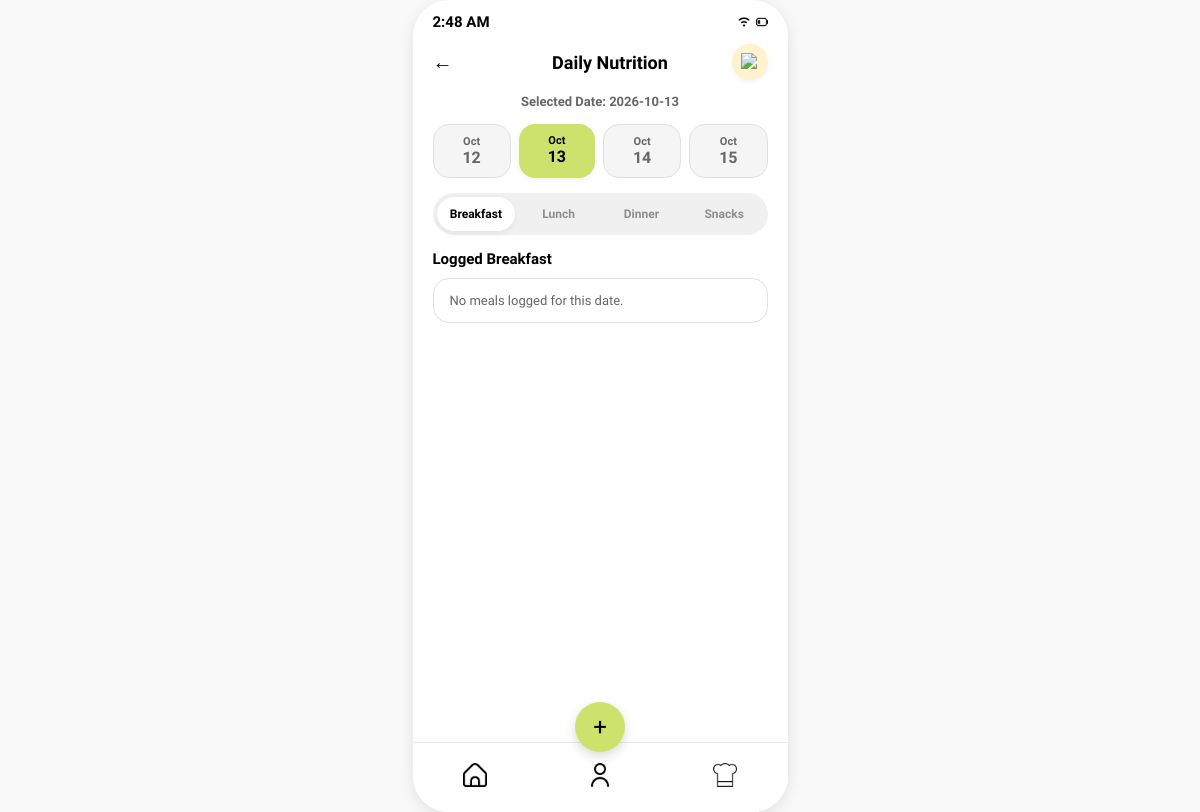
Page /daily_menu (signed in) on the earlier database version.
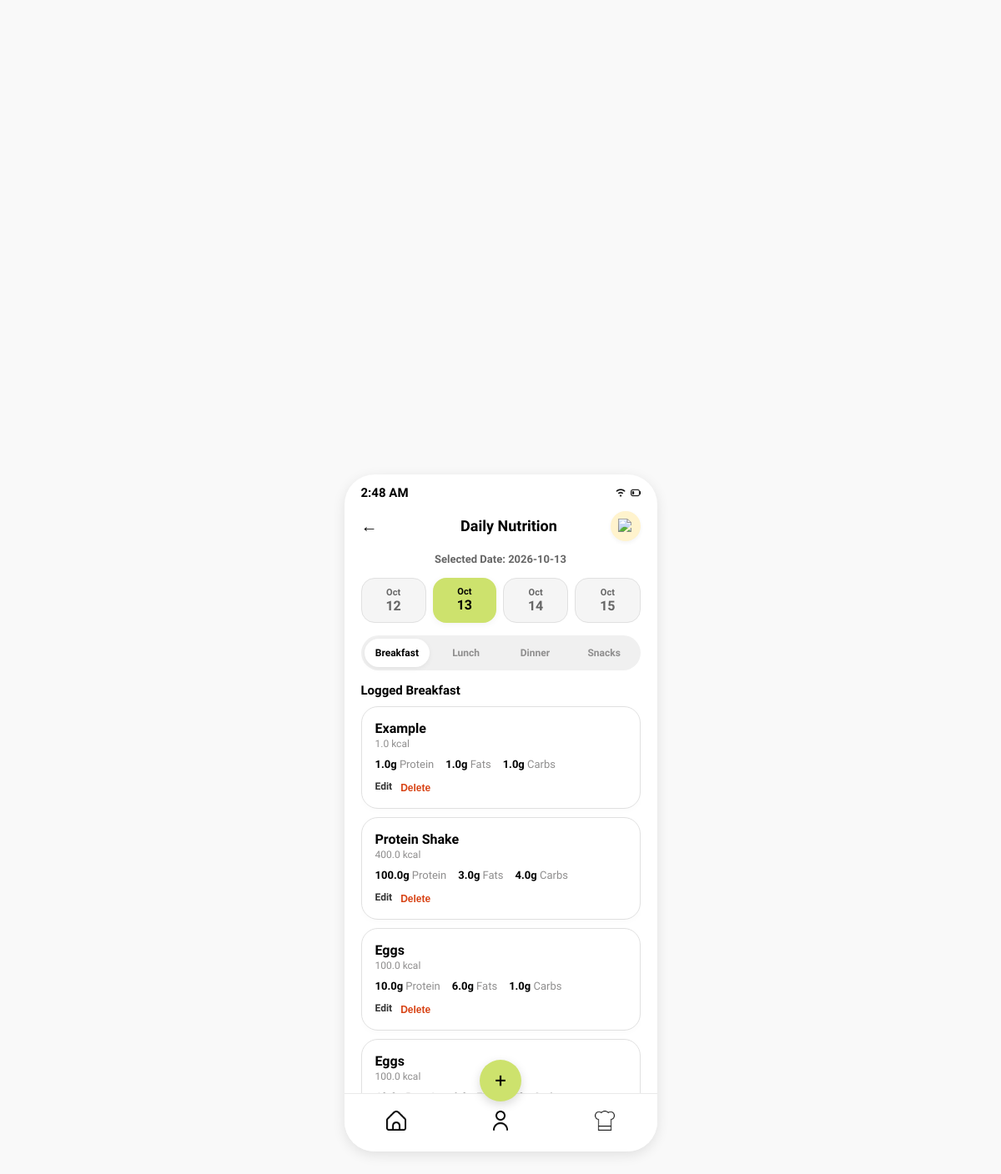
Same page on the later database version.
### tables this page shows
CREATE TABLE meal_logs (
            id INTEGER PRIMARY KEY AUTOINCREMENT,
            user_id INTEGER NOT NULL,
            food_item_id INTEGER,
            meal_date TEXT NOT NULL,
            meal_type TEXT NOT NULL CHECK (meal_type IN ('Breakfast', 'Lunch', 'Dinner', 'Snacks')),
            food_name TEXT NOT NULL,
            calories REAL NOT NULL,
            protein_grams REAL NOT NULL,
            carbohydrate_grams REAL NOT NULL,
            fat_grams REAL NOT NULL,
            created_at TEXT NOT NULL DEFAULT CURRENT_TIMESTAMP,
            FOREIGN KEY (user_id) REFERENCES users(id) ON DELETE CASCADE,
            FOREIGN KEY (food_item_id) REFERENCES food_items(id) ON DELETE SET NULL
        );

### app.py (the view)
@app.get("/daily_menu")
def daily_menu():
    selected_day, date_options = get_compact_date_options(request.args.get("date"))
    selected_date = selected_day.isoformat()
    selected_meal = request.args.get("meal", "Breakfast")
    if selected_meal not in MEAL_TYPES:
        selected_meal = "Breakfast"
    logged_meals = []
    user_id = active_demo_user_id()
    if user_id is not None:
        with get_database_connection() as connection:
            logged_meals = connection.execute(
                """
                SELECT id, food_name, calories, protein_grams, fat_grams,
                       carbohydrate_grams
                FROM meal_logs
                WHERE user_id = ? AND meal_date = ? AND meal_type = ?
                ORDER BY created_at, id
                """,
                (user_id, selected_date, selected_meal),
            ).fetchall()
    return render_template(
        "daily_menu.html",
        selected_date=selected_date,
        selected_meal=selected_meal,
        date_options=date_options,
        logged_meals=logged_meals,
    )

### app.py (called while the page is built)
def get_database_connection():
    return open_database_connection(app.config["DATABASE"])

def active_demo_user_id():
    user_id = session.get("user_id")
    if user_id is None:
        return None
    with get_database_connection() as connection:
        user = connection.execute(
            "SELECT id FROM users WHERE id = ?", (user_id,)
        ).fetchone()
    return user["id"] if user is not None else None

def get_compact_date_options(requested_date):
    try:
        selected_date = (
            date.fromisoformat(requested_date) if requested_date else date.today()
        )
    except (TypeError, ValueError):
        selected_date = date.today()
    date_options = []
    for offset in (-1, 0, 1, 2):
        option_date = selected_date + timedelta(days=offset)
        date_options.append(
            {
                "value": option_date.isoformat(),
                "month": option_date.strftime("%b"),
                "day": option_date.day,
                "is_selected": option_date == selected_date,
            }
        )
    return selected_date, date_options

### database.py (called while the page is built)
def get_database_connection(database_path):
    connection = sqlite3.connect(database_path)
    connection.row_factory = sqlite3.Row
    connection.execute("PRAGMA foreign_keys = ON")
    return connection

### templates/daily_menu.html (shortened to what this page needs)
<!DOCTYPE html>
<html lang="en">
<head>
    <link rel="stylesheet" href="{{ url_for('static', filename='style.css') }}">
</head>
<body>
    <div class="phone-screen" style="justify-content: flex-start; padding: 25px 20px; position: relative;">
        <div class="status-bar">
            <span id="live-est-clock">9:41</span>
            <div class="icons">
                <img src="{{ url_for('static', filename='wifi.png') }}" alt="Wi-Fi">
                <img src="{{ url_for('static', filename='battery.png') }}" alt="Battery">
            </div>
        </div>
        <div style="display: flex; justify-content: space-between; align-items: center; width: 100%; margin-top: 25px; margin-bottom: 20px; position: relative;">
            <a href="{{ url_for('dashboard', date=selected_date) }}" style="font-size: 20px; color: #000; text-decoration: none; font-weight: bold;">←</a>
            <h2 style="font-size: 18px; font-weight: 700; margin: 0 auto; color: #000000;">Daily Nutrition</h2>
            <div style="background: #FFF3CD; border-radius: 50%; width: 36px; height: 36px; display: flex; align-items: center; justify-content: center; box-shadow: 0 2px 5px rgba(0,0,0,0.05); position: absolute; right: 0;">
                <img src="{{ url_for('static', filename='bell.png') }}" alt="Notification Bell" style="width: 18px; height: 18px; object-fit: contain;">
            </div>
        </div>
        <div style="width: 100%; flex: 1; overflow-y: auto; padding-bottom: 100px; display: flex; flex-direction: column; gap: 15px; box-sizing: border-box;">
            <div style="font-size: 13px; color: #666; font-weight: 600; text-align: center;">Selected Date: {{ selected_date }}</div>
            <div style="display: flex; justify-content: space-between; width: 100%; gap: 8px;">
                {% for date_option in date_options %}
                    <a href="{{ url_for('daily_menu', date=date_option.value, meal=selected_meal) }}" style="text-decoration: none; flex: 1; background: {% if date_option.is_selected %}#CDE26D{% else %}#F5F5F5{% endif %}; border-radius: 16px; padding: 10px 0; text-align: center; border: {% if date_option.is_selected %}none{% else %}1px solid #E0E0E0{% endif %}; box-shadow: {% if date_option.is_selected %}0 2px 8px rgba(0,0,0,0.05){% else %}none{% endif %};">
                        <div style="font-size: 11px; color: {% if date_option.is_selected %}#000{% else %}#666{% endif %}; font-weight: 600;">{{ date_option.month }}</div>
                        <div style="font-size: 16px; color: {% if date_option.is_selected %}#000{% else %}#666{% endif %}; font-weight: 700;">{{ date_option.day }}</div>
                    </a>
                {% endfor %}
            </div>
            <div style="display: flex; background: #F0F0F0; border-radius: 24px; padding: 4px; gap: 4px; width: 100%; box-sizing: border-box;">
                {% for meal in ['Breakfast', 'Lunch', 'Dinner', 'Snacks'] %}
                    <a href="{{ url_for('daily_menu', date=selected_date, meal=meal) }}" style="flex: 1; text-align: center; padding: 10px 0; font-size: 12px; font-weight: 600; text-decoration: none; border-radius: 20px; background: {% if selected_meal == meal %}#ffffff{% else %}transparent{% endif %}; color: {% if selected_meal == meal %}#000{% else %}#8F8E8E{% endif %}; box-shadow: {% if selected_meal == meal %}0 2px 6px rgba(0,0,0,0.06){% else %}none{% endif %};">
                        {{ meal }}
                    </a>
                {% endfor %}
            </div>
            <section style="display: flex; flex-direction: column; gap: 10px; width: 100%;">
                <h3 style="font-size: 15px; margin: 0; color: #000;">Logged {{ selected_meal }}</h3>
                {% if logged_meals %}
                    {% for meal in logged_meals %}
                    <div style="background: #ffffff; border: 1.5px solid #E0E0E0; border-radius: 20px; padding: 16px; display: flex; flex-direction: column; gap: 10px; box-shadow: 0 2px 8px rgba(0,0,0,0.02); box-sizing: border-box;">
                        <div>
                            <div style="font-size: 16px; font-weight: 700; color: #000;">{{ meal['food_name'] }}</div>
                            <div style="font-size: 12px; color: #8F8E8E; margin-top: 2px;">{{ meal['calories']|round(1) }} kcal</div>
                        </div>
                        <div style="display: flex; gap: 14px; font-size: 13px; flex-wrap: wrap;">
                            <div><strong style="color: #000;">{{ meal['protein_grams']|round(1) }}g</strong> <span style="color: #8F8E8E;">Protein</span></div>
                            <div><strong style="color: #000;">{{ meal['fat_grams']|round(1) }}g</strong> <span style="color: #8F8E8E;">Fats</span></div>
                            <div><strong style="color: #000;">{{ meal['carbohydrate_grams']|round(1) }}g</strong> <span style="color: #8F8E8E;">Carbs</span></div>
                        </div>
                        <div style="display: flex; gap: 10px; align-items: center;">
                            <a href="{{ url_for('edit_meal', meal_id=meal['id']) }}" style="font-size: 12px; font-weight: 700; color: #333; text-decoration: none;">Edit</a>
                            <form action="{{ url_for('delete_meal', meal_id=meal['id']) }}" method="POST" onsubmit="return confirm('Delete this logged meal?');" style="margin: 0;">
                                <button type="submit" style="border: none; background: transparent; color: #D84315; font-size: 12px; font-weight: 700; cursor: pointer; padding: 0;">Delete</button>
                            </form>
                        </div>
                    </div>
                    {% endfor %}
                {% else %}
                    <div style="background: #ffffff; border: 1.5px solid #E0E0E0; border-radius: 16px; padding: 14px 16px; color: #666; font-size: 13px;">No meals logged for this date.</div>
                {% endif %}
            </section>
        </div>
        <div class="bottom-nav">
            <a href="{{ url_for('dashboard', date=selected_date) }}"><img src="{{ url_for('static', filename='home.png') }}" alt="Home" class="nav-icon"></a>
            <a href="{{ url_for('profile') }}"><img src="{{ url_for('static', filename='user-3.png') }}" alt="Profile" class="nav-icon"></a>
            <a href="{{ url_for('daily_menu', date=selected_date, meal=selected_meal) }}"><img src="{{ url_for('static', filename='hat-chef.png') }}" alt="Chef" class="nav-icon"></a>
        </div>
        <a href="{{ url_for('log_meal') }}" class="floating-add-btn">+</a>
    </div>
</body>
</html>

### static/style.css (style rules this page uses)
* { margin: 0; padding: 0; box-sizing: border-box; }
body { font-family: "Quicksand", sans-serif; background-color: #f9f9f9; display: flex; justify-content: center; align-items: center; min-height: 100vh; }
.phone-screen { background-color: #ffffff; width: 375px; height: 812px; border-radius: 36px; box-shadow: 0 4px 15px rgba(0,0,0,0.1); display: flex; flex-direction: column; align-items: center; justify-content: flex-start; position: relative; padding: 25px 20px; overflow: hidden; }
.status-bar { width: 100%; height: 44px; position: absolute; top: 0; left: 0; display: flex; justify-content: space-between; align-items: center; padding: 0 20px; font-size: 15px; font-weight: 600; color: #000000; }
.status-bar .icons { display: flex; align-items: center; gap: 6px; }
.status-bar .icons img { height: 12px; width: auto; object-fit: contain; }
.bottom-nav { position: absolute; bottom: 0; left: 0; width: 100%; height: 70px; background-color: #ffffff; border-top: 1px solid #eaeaea; display: flex; justify-content: space-around; align-items: center; z-index: 100; box-sizing: border-box; }
.bottom-nav a { font-size: 22px; color: #1A3427; text-decoration: none; }
.nav-icon { width: 24px; height: 24px; object-fit: contain; }
.floating-add-btn { position: absolute; bottom: 60px; left: 50%; transform: translateX(-50%); width: 50px; height: 50px; background: #CDE26D; border-radius: 50%; display: flex; justify-content: center; align-items: center; font-size: 24px; color: #000000; text-decoration: none; box-shadow: 0 4px 12px rgba(0,0,0,0.15); z-index: 200; }

Differences in the rows shown:
added meal_logs: food_name "Example", calories "1.0", protein_grams "1.0", fat_grams "1.0", carbohydrate_grams "1.0"
added meal_logs: food_name "Protein Shake", calories "400.0", protein_grams "100.0", fat_grams "3.0", carbohydrate_grams "4.0"
added meal_logs: food_name "Eggs", calories "100.0", protein_grams "10.0", fat_grams "6.0", carbohydrate_grams "1.0"
added meal_logs: food_name "Eggs", calories "100.0"
Other differences:
text no longer shown: "No meals logged for this date."
